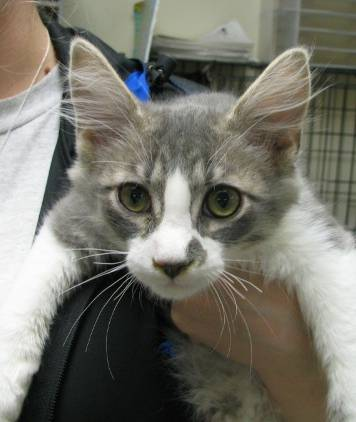
#> input picture animals/cats/cats_00009.jpg, 356 x 422 px; its folder holds only this picture in this run
$ python create_image_classification_model.py
#> lines starting #> are read from the running program, lines starting #| are printed output that depends on the picture
### rgbhistogram.py
import cv2
import numpy as np

"""
This histogram will be used to charac- terize the color of the flower petals,
which is a good starting point for classifying the species of a flower
"""


class RGBHistogram:

    def __init__(self, bins):
        self.bins = bins

    def get_features(self, imagePath):
        img = cv2.imread(imagePath)
        features = []
        if img is not None:
            features.extend(self.extract_color_stats(img))
            features.extend(self.describe(img).tolist())

        return features

    def extract_color_stats(self, image):
        # split the input image into its respective RGB color channels
        # and then create a feature vector with 6 values: the mean and
        # standard deviation for each of the 3 channels, respectively
        (B,G, R) = cv2.split(image)
        stats = [np.mean(R), np.mean(G), np.mean(B), np.std(R),
                    np.std(G), np.std(B)]

        # perform a min/max scaling on the mean and standard deviation since we are
        # normalizing the histogram bins as well.
        np_stats = np.array(stats)
        normal_np_stats = np.interp(np_stats, (np_stats.min(), np_stats.max()), (0, +1))

        # return our set of features
        return normal_np_stats

    def describe(self, image, mask=None):
        hist = cv2.calcHist([image], [0, 1, 2],
                            mask, self.bins, [0, 256, 0, 256, 0, 256])
        cv2.normalize(hist, hist)

        # return as a feature vector
        return hist.flatten()

### path_utils.py
# import the necessary packages
import os

image_types = (".jpg", ".jpeg", ".png", ".bmp", ".tif", ".tiff")


def list_images(basePath, contains=None):
    # return the set of files that are valid
    return list_files(basePath, validExts=image_types, contains=contains)


def list_files(basePath, validExts=None, contains=None):
    # loop over the directory structure
    for (rootDir, dirNames, filenames) in os.walk(basePath):
        # loop over the filenames in the current directory
        for filename in filenames:
            # if the contains string is not none and the filename does not contain
            # the supplied string, then ignore the file
            if contains is not None and filename.find(contains) == -1:
                continue

            # determine the file extension of the current file
            ext = filename[filename.rfind("."):].lower()

            # check to see if the file is an image and should be processed
            if validExts is None or ext.endswith(validExts):
                # construct the path to the image and yield it
                imagePath = os.path.join(rootDir, filename)
                yield imagePath

### create_image_classification_model.py
# USAGE
# python create_image_classification_model.py --dataset animals --model all
# default dataset=3scenes
# default model=knn
# python create_image_classification_model.py

# import the necessary packages
from sklearn.neighbors import KNeighborsClassifier
from sklearn.naive_bayes import GaussianNB
from sklearn.linear_model import LogisticRegression
from sklearn.svm import SVC
from sklearn.tree import DecisionTreeClassifier
from sklearn.ensemble import RandomForestClassifier
from sklearn.neural_network import MLPClassifier
from sklearn.preprocessing import LabelEncoder
from sklearn.model_selection import train_test_split, cross_val_score
from sklearn.metrics import classification_report, accuracy_score
from path_utils import list_images
import argparse
import os
from rgbhistogram import RGBHistogram
import joblib
# from xgboost import XGBClassifier
import pandas as pd


rgbHisto = RGBHistogram([8, 8, 8])

# define the dictionary of models our script can use, where the key
# to the dictionary is the name of the model (supplied via command
# line argument) and the value is the model itself
models = {
    "knn": KNeighborsClassifier(n_neighbors=2),
    "naive_bayes": GaussianNB(),
    # "logit": LogisticRegression(solver="lbfgs", multi_class="auto"),
    "svm": SVC(kernel="linear"),
    "decision_tree": DecisionTreeClassifier(),
    "random_forest": RandomForestClassifier(n_estimators=300, criterion='gini', min_samples_leaf=1),
    # "mlp2": MLPClassifier(hidden_layer_sizes=(128,), max_iter=500, alpha=0.0001,
    #                       solver='adam', verbose=10, tol=0.000000001),
    # "mlp": MLPClassifier(),
    # "xgboost": XGBClassifier(learning_rate=0.01)

}


"""
/Users/patrickryan/Development/python/mygithub/pyimagesearch-python-machine-learning/3scenes
--dataset 3scenes
--dataset animals

"""
def get_arguments():
    # construct the argument parser and parse the arguments
    ap = argparse.ArgumentParser()
    ap.add_argument("-d", "--dataset", type=str, default="animals",
                    help="path to directory containing the '3scenes' dataset")
    ap.add_argument("-m", "--model", type=str, default="all",
                    help="type of python machine learning model to use")
    args = vars(ap.parse_args())

    return args


def get_image_features_and_labels(dataset_directory_name):
    # grab all image paths in the input dataset directory, initialize our
    # list of extracted features and corresponding labels
    print(f"[INFO] extracting image features from dataset: [{dataset_directory_name}]...")
    imagePaths = list_images(dataset_directory_name)
    feature_data = []
    image_labels = []

    # loop over our input images
    for imagePath in imagePaths:
        # load the input image from disk, compute color channel
        # statistics, and then update our data list
        # image = Image.open(imagePath)

        # using color stats does help along with rgbhisto
        # features = extract_color_stats(image)
        # data.append(features)

        # Depending upon the algorithm, using the histogram is helpful
        # check out mlp with and without histogram
        # check out random forest with and without
        cv2_features = rgbHisto.get_features(imagePath)
#> in get_features, img is the input picture: shape (422, 356, 3); mean B, G, R 107.3, 117.2, 118.7
#> in extract_color_stats, `(B,G, R) = cv2.split(image)`:
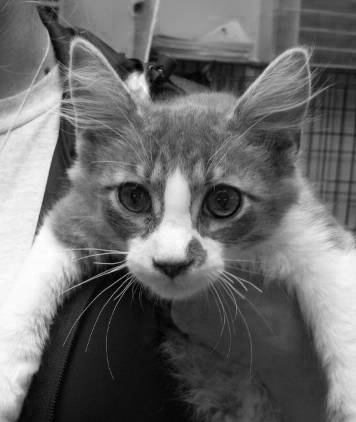
#> B: shape (422, 356); min 0, max 255, mean 107.3
#> in extract_color_stats, `(B,G, R) = cv2.split(image)`:
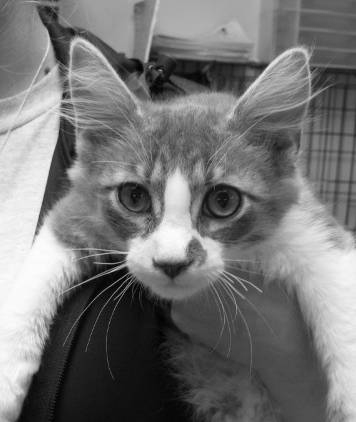
#> G: shape (422, 356); min 0, max 255, mean 117.2
#> in extract_color_stats, `(B,G, R) = cv2.split(image)`:
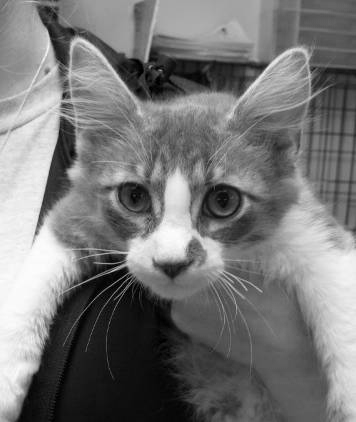
#> R: shape (422, 356); min 0, max 255, mean 118.7
#> in extract_color_stats, `stats = [np.mean(R), np.mean(G), np.mean(B), np.std(R), np.std(G), np...`: stats = [118.7, 117.2, 107.3, 65.35, 65.11, 66.5]
#> in extract_color_stats, `normal_np_stats = np.interp(np_stats, (np_stats.min(), np_stats.max())..`: normal_np_stats = [1, 0.973, 0.788, 0.00456, 0, 0.026]
#> cv2_features = 518 values, max 1 at index 0, min 0 at index 4, mean 0.013
        feature_data.append(cv2_features)

        # extract the class label from the file path and update the
        # labels list
        # label is the directory name where the images reside.  the name of the image file does not matter
        label = imagePath.split(os.path.sep)[-2]
        image_labels.append(label)
#> pass 2 of the loop in get_image_features_and_labels, `for imagePath in imagePaths:`:
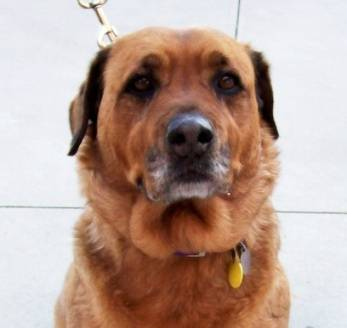
#> input picture animals/dogs/dogs_00052.jpg, 347 x 328 px
#> in get_features, img is the input picture: shape (328, 347, 3); mean B, G, R 149.7, 160.2, 184.8
#> B: shape (328, 347)
#> in extract_color_stats (call 2), `(B,G, R) = cv2.split(image)`:
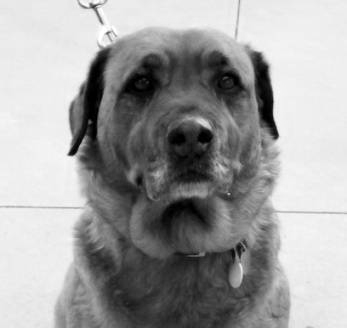
#> G: shape (328, 347); min 0, max 255, mean 160.2
#> in extract_color_stats (call 2), `(B,G, R) = cv2.split(image)`:
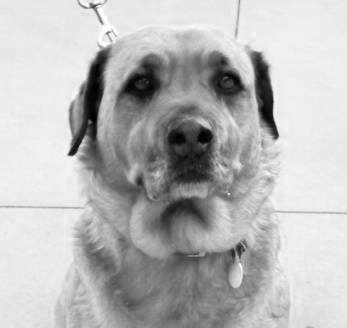
#> R: shape (328, 347); min 0, max 255, mean 184.8
#> stats = [184.8, 160.2, 149.7, 60.88, 80.17, 92.33]
#> normal_np_stats = [1, 0.802, 0.717, 0, 0.156, 0.254]
#> cv2_features = 518 values, max 1 at index 0, min 0 at index 3, mean 0.00977

    return feature_data, image_labels

# when you get here
# every row in the data array is
def one_hot_encode_targets(target_values, dataset_name):
    # encode the labels, converting them from strings to integers
    le = LabelEncoder()
    numeric_labels = le.fit_transform(target_values)
    print(le.classes_)
    with open(f'./{dataset_name}_labels.txt', 'w') as f:
        for i,target_name in enumerate(le.classes_):
            f.write(f"{i},{target_name}")
            f.write("\n")

    return numeric_labels, le.classes_


def cross_validate_model(model_name, X, y):
    # train the model
    # print("[INFO] using '{}' model".format(args["model"]))
    model = models[model_name]
    scores = cross_val_score(model, X, y, cv=5)
    accuracy = scores.mean()
    return model_name, accuracy, model


def run_model_by_name(model_name, trainX, trainY, testX, testY, y_classes):
    # train the model
    # print("[INFO] using '{}' model".format(args["model"]))
    model = models[model_name]
    model.fit(trainX, trainY)
    # print(f'Model: \n {model}')
    # make predictions on our data and show a classification report
    # print("[INFO] evaluating...")
    predictions = model.predict(testX)
    accuracy = accuracy_score(testY, predictions)
    class_report = classification_report(testY, predictions,
                                         target_names=y_classes)
    # print(f'Model: {model_name}')
    # print(f'Accuracy: {accuracy}')
    # print(f'Classification Report:\n{class_report}')
    return model_name, accuracy, model


def get_model_result_sort_key(x):
    return x[1]

if __name__ == '__main__':
    args = get_arguments()
    dataset_dir_name = args["dataset"]
    X,y = get_image_features_and_labels(dataset_dir_name)
#> X = 2 items; y = ['cats', 'dogs']
    y_transformed, y_classes = one_hot_encode_targets(y, dataset_dir_name)
#> in one_hot_encode_targets, `numeric_labels = le.fit_transform(target_values)`: numeric_labels = [0, 1]
#> y_transformed = [0, 1]

    X = pd.DataFrame(X)
#> X = table of 2 rows and 518 columns

    # perform a training and testing split, using 75% of the data for
    # training and 25% for evaluation
    (trainX, testX, trainY, testY) = train_test_split(X, y_transformed,
                                                      test_size=0.25)
#> trainX = table of 1 rows and 518 columns; testX = table of 1 rows and 518 columns; trainY = [0]; testY = [1]

    model_name = args["model"]

    results = []
    if model_name == 'all':
        for k, v in models.items():
            # results.append(run_model_by_name(k, trainX, trainY, testX, testY, y_classes))
#> (the run stopped early here; a loop or call above may not have finished)
